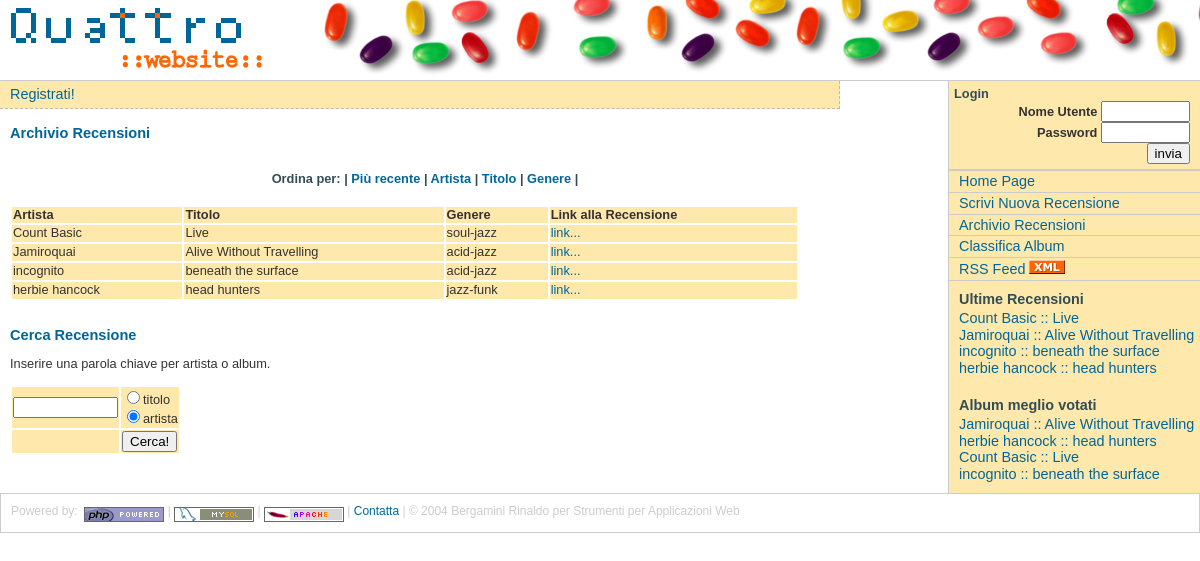
Screenshot of /arch.php with the database file from the repository.
### tables this page shows
CREATE TABLE `recensioni` (
  `id` int(10) unsigned NOT NULL auto_increment,
  `user` varchar(8) NOT NULL default '',
  `artista` varchar(40) NOT NULL default '',
  `titolo` varchar(40) NOT NULL default '',
  `data` timestamp(6) NOT NULL,
  `anno` smallint(6) NOT NULL default '0',
  `img_url` varchar(200) default NULL,
  `testo` text NOT NULL,
  `genere` enum('vocal-jazz','swing-jazz','traditional-jazz','modal-jazz','jazz-funk','smooth-jazz','acid-jazz','soul-jazz','fusion','blues-jazz','free-jazz','standard-jazz','dancefloor-jazz','groove','caribbean-jazz','bossa-nova') NOT NULL default 'vocal-jazz',
  `avg` decimal(3,2) NOT NULL default '0.00',
  PRIMARY KEY  (`id`)
);

### arch.php (the view, shortened to what this page needs)
<?php
include "header.php";
if (!isset($HTTP_GET_VARS['mode'])) $mode="id";
else $mode=$HTTP_GET_VARS['mode'];
$sql="SELECT id,artista,titolo,genere FROM `recensioni` ORDER BY ".$mode." DESC";
if (!$recensioni=mysql_query($sql, $conn)) die("Impossibile connettersi al db server!");
echo "<p></p><div class=\"feature\">
		<h2>Archivio Recensioni</h2>
		<h3>Ordina per: |
			<a href=\"".$_SERVER['PHP_SELF']."?".session_name()."=".session_id()."&mode=id\">Pi&ugrave recente</a> |
			<a href=\"".$_SERVER['PHP_SELF']."?".session_name()."=".session_id()."&mode=artista\">Artista</a> |
			<a href=\"".$_SERVER['PHP_SELF']."?".session_name()."=".session_id()."&mode=titolo\">Titolo</a> |
			<a href=\"".$_SERVER['PHP_SELF']."?".session_name()."=".session_id()."&mode=genere\">Genere</a> |
	  	</h3><p></p><p></p>";
$nrighe = mysql_num_rows($recensioni);
echo "<table width=\"95%\" >";
echo "<tr><td><strong>Artista</strong></td><td><strong>Titolo</strong></td><td><strong>Genere</strong></td><td><strong>Link alla Recensione</strong></td></tr>";
for ($i=0;$i<$nrighe;$i++){
	echo "<tr>";
	$rec= mysql_fetch_array($recensioni);
	echo "<td>".$rec['artista']."</td>";
	echo "<td>".$rec['titolo']."</td>";
	echo "<td>".$rec['genere']."</td>";
	echo "<td><a href=\"show_review.php?id_review=".$rec['id']."&".session_name()."=".session_id()."\">link...</a></td>";
	echo "</tr>";
}
echo "</table>";
echo "</div>";
echo "<p></p><div class=\"feature\">
		<h2>Cerca Recensione</h2>
		<p>Inserire una parola chiave per artista o album.</p>
		<table>
		<form name=\"search\" method=\"post\" action=\"search_ok.php?".session_name()."=".session_id()."\">
		<tr>
			<td><input name=\"keyword\" type=\"text\" size=\"10\"></td>
			<td><input name=\"kind\" type=\"radio\" value=\"titolo\">titolo<br>
			<input name=\"kind\" type=\"radio\" value=\"artista\" checked >artista</td>
		</tr>
		<tr>
		<td></td><td><input type=\"submit\" value=\"Cerca!\"></td>
		</tr>
		</form>
		</table>
		";
echo "</div>";
include "navbar.php";
include "footer.php";
?>

### navbar.php (shortened to what this page needs)
<?php
echo "</div> ";
echo
"<div id=\"navBar\">
  <div id=\"login\">
    <form action=\"login.php\" method=\"POST\">
        <label>Login</label>
		  <b>Nome Utente </b>
              <input name=\"user\" type=\"text\" size=\"8\">
              <br>
          <b>Password </b>
              <input name=\"passwd\" type=\"password\" size=\"8\" maxlength=\"8\">
              <br>
              <input name=\"goButton\" type=\"submit\" value=\"invia\">
    </form>
  </div>
  <div id=\"sectionLinks\">
    <ul>";
printf("<li><a href=\"index.php?%s=%s\">Home Page</a></li>", session_name(), session_id());
printf("<li><a href=\"new_review.php?%s=%s\">Scrivi Nuova Recensione</a></li>", session_name(), session_id());
printf("<li><a href=\"arch.php?%s=%s\">Archivio Recensioni</a></li>", session_name(), session_id());
printf("<li><a href=\"ratings.php?%s=%s\">Classifica Album</a></li>", session_name(), session_id());
printf("<li><a href=\"rss.php\">RSS Feed <img src=\"images/xmlIcon.png\" border=\"0\"></a></li>");
echo"</ul>
  </div>";
$sql="SELECT id,artista,titolo FROM `recensioni` ORDER BY id DESC LIMIT 0,5";
if ($id_result=mysql_query($sql, $conn)){
echo"
  <div class=\"relatedLinks\">
    <h3>Ultime Recensioni </h3>
    <ul>";
$nrighe = mysql_num_rows($id_result);
for ($i=0;$i<$nrighe;$i++){
	$recensione = mysql_fetch_row($id_result);
		printf("<li><a href=\"show_review.php?id_review=%s&%s=%s\">%s :: %s</a></li>",$recensione[0],session_name(), session_id(),$recensione[1],$recensione[2]);
}
echo"
	</ul>
  </div>";
}
$sql="SELECT id,artista,titolo FROM `recensioni` ORDER BY avg DESC LIMIT 0,5";
if ($id_result=mysql_query($sql, $conn)){
echo"
  <div class=\"relatedLinks\">
    <h3>Album meglio votati</h3>
    <ul>";
$nrighe = mysql_num_rows($id_result);
for ($i=0;$i<$nrighe;$i++){
	$recensione = mysql_fetch_row($id_result);
		printf("<li><a href=\"show_review.php?id_review=%s&%s=%s\">%s :: %s</a></li>",$recensione[0],session_name(), session_id(),$recensione[1],$recensione[2]);
}
echo"    </ul>
  </div>";
}
echo "
</div>
";
?>

### quattro.css (style rules this page uses)
body { font-family: Arial,sans-serif; color: #333333; line-height: 1.166; margin: 0px; padding: 0px; }
a:link, a:visited, a:hover { color: #006699; text-decoration: none; }
h1, h2, h3, h4, h5, h6 { font-family: Arial,sans-serif; margin: 0px; padding: 0px; }
h2 { font-size: 114%; color: #006699; }
h3 { font-size: 100%; color: #334d55; }
ul { list-style-type: square; }
label { font: bold 100% Arial,sans-serif; color: #334d55; }
#navBar { margin: 0 0 0 79%; padding: 0px; background-color: #FFE8AB; border-left: 1px solid #ccc; border-bottom: 1px solid #ccc; }
.feature { padding: 0px 0px 10px 10px; font-size: 80%; }
.feature h3 { padding: 30px 0px 5px 0px; text-align: center; }
.feature td { background-color: #FFE8AB; }
#login { padding: 5px 10px 5px 5px; border-bottom: 1px solid #cccccc; font-size: 80%; text-align: right; }
#login form { margin: 0px; padding: 0px; }
#login label { text-align: left; display: block; margin: 0px; padding: 0px; }
#navBar ul a:link, #navBar ul a:visited { display: block; }
#navBar ul { list-style: none; margin: 0; padding: 0; }
#navBar li { border-bottom: 1px solid #EEE; }
html>body #navBar li { border-bottom: none; }
#sectionLinks { position: relative; margin: 0px; padding: 0px; border-bottom: 1px solid #cccccc; font-size: 90%; }
#sectionLinks a:link { padding: 2px 0px 2px 10px; border-top: 1px solid #cccccc; width: 100%; voice-family: "\" }
.relatedLinks { margin: 0px; padding: 0px 0px 10px 10px; font-size: 90%; }
.relatedLinks h3 { padding: 10px 0px 2px 0px; }

### rows the page displays
recensioni: artista "Count Basic", titolo "Live", genere "soul-jazz"
recensioni: artista "Jamiroquai", titolo "Alive Without Travelling", genere "acid-jazz"
recensioni: artista "incognito", titolo "beneath the surface", genere "acid-jazz"
recensioni: artista "herbie hancock", titolo "head hunters", genere "jazz-funk"
